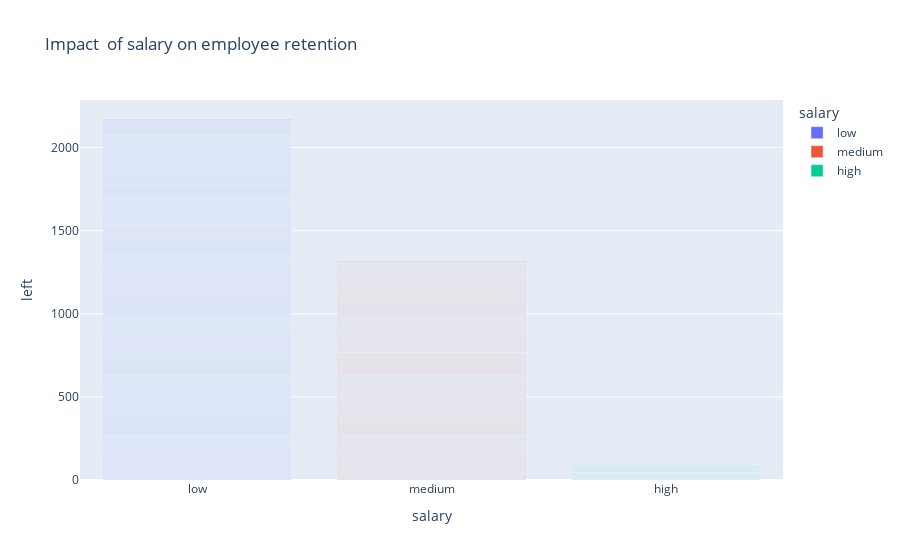

Write notebook code for a chart like this one.
### Markdown cell above
2. Plot bar charts showing impact of employee salaries on retention

### Code cell
# Impact  of salary on employee retention
import plotly.express as px

fig1 = px.bar(data, x="salary", y="left",color='salary', title="Impact  of salary on employee retention")
fig1.show()

### Figure 1 — Plotly figure (JSON) as saved in the notebook; plotly's stock layout.template omitted (floating-point values rounded to 4 significant figures; data arrays with more than 128 entries replaced by an {"elided": "..."} marker saying what was removed)
{"data": [{"alignmentgroup": "True", "hovertemplate": "salary=%{x}<br>left=%{y}<extra></extra>", "legendgroup": "low", "marker": {"color": "#636efa", "pattern": {"shape": ""}}, "name": "low", "offsetgroup": "low", "orientation": "v", "showlegend": true, "textposition": "auto", "type": "bar", "x": {"elided": "7316 str values"}, "xaxis": "x", "y": {"elided": "7316 int values"}, "yaxis": "y"}, {"alignmentgroup": "True", "hovertemplate": "salary=%{x}<br>left=%{y}<extra></extra>", "legendgroup": "medium", "marker": {"color": "#EF553B", "pattern": {"shape": ""}}, "name": "medium", "offsetgroup": "medium", "orientation": "v", "showlegend": true, "textposition": "auto", "type": "bar", "x": {"elided": "6446 str values"}, "xaxis": "x", "y": {"elided": "6446 int values"}, "yaxis": "y"}, {"alignmentgroup": "True", "hovertemplate": "salary=%{x}<br>left=%{y}<extra></extra>", "legendgroup": "high", "marker": {"color": "#00cc96", "pattern": {"shape": ""}}, "name": "high", "offsetgroup": "high", "orientation": "v", "showlegend": true, "textposition": "auto", "type": "bar", "x": {"elided": "1237 str values"}, "xaxis": "x", "y": {"elided": "1237 int values"}, "yaxis": "y"}], "layout": {"barmode": "relative", "legend": {"title": {"text": "salary"}, "tracegroupgap": 0}, "title": {"text": "Impact  of salary on employee retention"}, "xaxis": {"anchor": "y", "categoryarray": ["low", "medium", "high"], "categoryorder": "array", "domain": [0, 1], "title": {"text": "salary"}}, "yaxis": {"anchor": "x", "domain": [0, 1], "title": {"text": "left"}}}}
